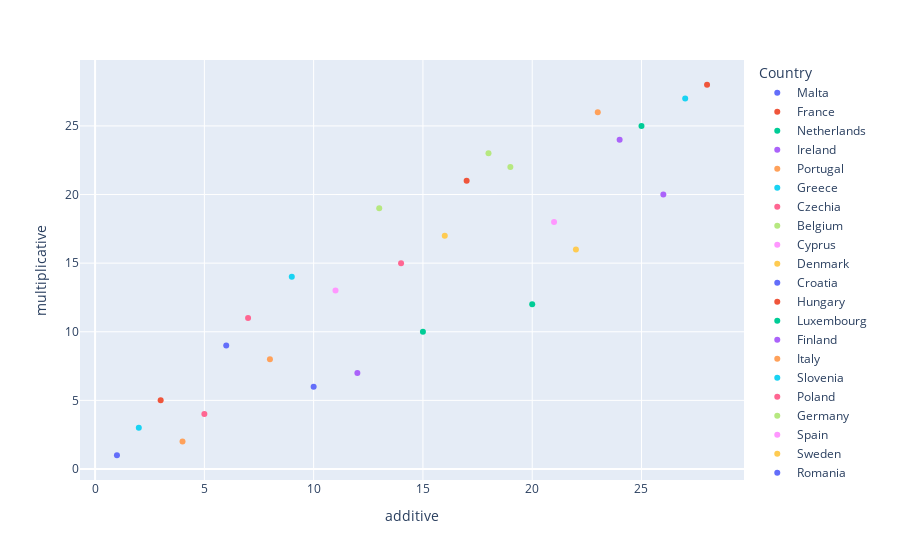

Notebook source saved alongside this figure:
### Code cell
px.scatter(ranked_df.reset_index(drop=False), x='additive', y='multiplicative', color='Country')

### Figure 1 — Plotly figure (JSON) as saved in the notebook; plotly's stock layout.template omitted (floating-point values rounded to 4 significant figures)
{"data": [{"hovertemplate": "Country=Malta<br>additive=%{x}<br>multiplicative=%{y}<extra></extra>", "legendgroup": "Malta", "marker": {"color": "#636efa", "symbol": "circle"}, "mode": "markers", "name": "Malta", "orientation": "v", "showlegend": true, "type": "scatter", "x": [10], "xaxis": "x", "y": [6], "yaxis": "y"}, {"hovertemplate": "Country=France<br>additive=%{x}<br>multiplicative=%{y}<extra></extra>", "legendgroup": "France", "marker": {"color": "#EF553B", "symbol": "circle"}, "mode": "markers", "name": "France", "orientation": "v", "showlegend": true, "type": "scatter", "x": [17], "xaxis": "x", "y": [21], "yaxis": "y"}, {"hovertemplate": "Country=Netherlands<br>additive=%{x}<br>multiplicative=%{y}<extra></extra>", "legendgroup": "Netherlands", "marker": {"color": "#00cc96", "symbol": "circle"}, "mode": "markers", "name": "Netherlands", "orientation": "v", "showlegend": true, "type": "scatter", "x": [15], "xaxis": "x", "y": [10], "yaxis": "y"}, {"hovertemplate": "Country=Ireland<br>additive=%{x}<br>multiplicative=%{y}<extra></extra>", "legendgroup": "Ireland", "marker": {"color": "#ab63fa", "symbol": "circle"}, "mode": "markers", "name": "Ireland", "orientation": "v", "showlegend": true, "type": "scatter", "x": [26], "xaxis": "x", "y": [20], "yaxis": "y"}, {"hovertemplate": "Country=Portugal<br>additive=%{x}<br>multiplicative=%{y}<extra></extra>", "legendgroup": "Portugal", "marker": {"color": "#FFA15A", "symbol": "circle"}, "mode": "markers", "name": "Portugal", "orientation": "v", "showlegend": true, "type": "scatter", "x": [23], "xaxis": "x", "y": [26], "yaxis": "y"}, {"hovertemplate": "Country=Greece<br>additive=%{x}<br>multiplicative=%{y}<extra></extra>", "legendgroup": "Greece", "marker": {"color": "#19d3f3", "symbol": "circle"}, "mode": "markers", "name": "Greece", "orientation": "v", "showlegend": true, "type": "scatter", "x": [2], "xaxis": "x", "y": [3], "yaxis": "y"}, {"hovertemplate": "Country=Czechia<br>additive=%{x}<br>multiplicative=%{y}<extra></extra>", "legendgroup": "Czechia", "marker": {"color": "#FF6692", "symbol": "circle"}, "mode": "markers", "name": "Czechia", "orientation": "v", "showlegend": true, "type": "scatter", "x": [14], "xaxis": "x", "y": [15], "yaxis": "y"}, {"hovertemplate": "Country=Belgium<br>additive=%{x}<br>multiplicative=%{y}<extra></extra>", "legendgroup": "Belgium", "marker": {"color": "#B6E880", "symbol": "circle"}, "mode": "markers", "name": "Belgium", "orientation": "v", "showlegend": true, "type": "scatter", "x": [13], "xaxis": "x", "y": [19], "yaxis": "y"}, {"hovertemplate": "Country=Cyprus<br>additive=%{x}<br>multiplicative=%{y}<extra></extra>", "legendgroup": "Cyprus", "marker": {"color": "#FF97FF", "symbol": "circle"}, "mode": "markers", "name": "Cyprus", "orientation": "v", "showlegend": true, "type": "scatter", "x": [11], "xaxis": "x", "y": [13], "yaxis": "y"}, {"hovertemplate": "Country=Denmark<br>additive=%{x}<br>multiplicative=%{y}<extra></extra>", "legendgroup": "Denmark", "marker": {"color": "#FECB52", "symbol": "circle"}, "mode": "markers", "name": "Denmark", "orientation": "v", "showlegend": true, "type": "scatter", "x": [16], "xaxis": "x", "y": [17], "yaxis": "y"}, {"hovertemplate": "Country=Croatia<br>additive=%{x}<br>multiplicative=%{y}<extra></extra>", "legendgroup": "Croatia", "marker": {"color": "#636efa", "symbol": "circle"}, "mode": "markers", "name": "Croatia", "orientation": "v", "showlegend": true, "type": "scatter", "x": [6], "xaxis": "x", "y": [9], "yaxis": "y"}, {"hovertemplate": "Country=Hungary<br>additive=%{x}<br>multiplicative=%{y}<extra></extra>", "legendgroup": "Hungary", "marker": {"color": "#EF553B", "symbol": "circle"}, "mode": "markers", "name": "Hungary", "orientation": "v", "showlegend": true, "type": "scatter", "x": [3], "xaxis": "x", "y": [5], "yaxis": "y"}, {"hovertemplate": "Country=Luxembourg<br>additive=%{x}<br>multiplicative=%{y}<extra></extra>", "legendgroup": "Luxembourg", "marker": {"color": "#00cc96", "symbol": "circle"}, "mode": "markers", "name": "Luxembourg", "orientation": "v", "showlegend": true, "type": "scatter", "x": [20], "xaxis": "x", "y": [12], "yaxis": "y"}, {"hovertemplate": "Country=Finland<br>additive=%{x}<br>multiplicative=%{y}<extra></extra>", "legendgroup": "Finland", "marker": {"color": "#ab63fa", "symbol": "circle"}, "mode": "markers", "name": "Finland", "orientation": "v", "showlegend": true, "type": "scatter", "x": [24], "xaxis": "x", "y": [24], "yaxis": "y"}, {"hovertemplate": "Country=Italy<br>additive=%{x}<br>multiplicative=%{y}<extra></extra>", "legendgroup": "Italy", "marker": {"color": "#FFA15A", "symbol": "circle"}, "mode": "markers", "name": "Italy", "orientation": "v", "showlegend": true, "type": "scatter", "x": [8], "xaxis": "x", "y": [8], "yaxis": "y"}, {"hovertemplate": "Country=Slovenia<br>additive=%{x}<br>multiplicative=%{y}<extra></extra>", "legendgroup": "Slovenia", "marker": {"color": "#19d3f3", "symbol": "circle"}, "mode": "markers", "name": "Slovenia", "orientation": "v", "showlegend": true, "type": "scatter", "x": [27], "xaxis": "x", "y": [27], "yaxis": "y"}, {"hovertemplate": "Country=Poland<br>additive=%{x}<br>multiplicative=%{y}<extra></extra>", "legendgroup": "Poland", "marker": {"color": "#FF6692", "symbol": "circle"}, "mode": "markers", "name": "Poland", "orientation": "v", "showlegend": true, "type": "scatter", "x": [5], "xaxis": "x", "y": [4], "yaxis": "y"}, {"hovertemplate": "Country=Germany<br>additive=%{x}<br>multiplicative=%{y}<extra></extra>", "legendgroup": "Germany", "marker": {"color": "#B6E880", "symbol": "circle"}, "mode": "markers", "name": "Germany", "orientation": "v", "showlegend": true, "type": "scatter", "x": [19], "xaxis": "x", "y": [22], "yaxis": "y"}, {"hovertemplate": "Country=Spain<br>additive=%{x}<br>multiplicative=%{y}<extra></extra>", "legendgroup": "Spain", "marker": {"color": "#FF97FF", "symbol": "circle"}, "mode": "markers", "name": "Spain", "orientation": "v", "showlegend": true, "type": "scatter", "x": [21], "xaxis": "x", "y": [18], "yaxis": "y"}, {"hovertemplate": "Country=Sweden<br>additive=%{x}<br>multiplicative=%{y}<extra></extra>", "legendgroup": "Sweden", "marker": {"color": "#FECB52", "symbol": "circle"}, "mode": "markers", "name": "Sweden", "orientation": "v", "showlegend": true, "type": "scatter", "x": [22], "xaxis": "x", "y": [16], "yaxis": "y"}, {"hovertemplate": "Country=Romania<br>additive=%{x}<br>multiplicative=%{y}<extra></extra>", "legendgroup": "Romania", "marker": {"color": "#636efa", "symbol": "circle"}, "mode": "markers", "name": "Romania", "orientation": "v", "showlegend": true, "type": "scatter", "x": [1], "xaxis": "x", "y": [1], "yaxis": "y"}, {"hovertemplate": "Country=Estonia<br>additive=%{x}<br>multiplicative=%{y}<extra></extra>", "legendgroup": "Estonia", "marker": {"color": "#EF553B", "symbol": "circle"}, "mode": "markers", "name": "Estonia", "orientation": "v", "showlegend": true, "type": "scatter", "x": [28], "xaxis": "x", "y": [28], "yaxis": "y"}, {"hovertemplate": "Country=Austria<br>additive=%{x}<br>multiplicative=%{y}<extra></extra>", "legendgroup": "Austria", "marker": {"color": "#00cc96", "symbol": "circle"}, "mode": "markers", "name": "Austria", "orientation": "v", "showlegend": true, "type": "scatter", "x": [25], "xaxis": "x", "y": [25], "yaxis": "y"}, {"hovertemplate": "Country=Latvia<br>additive=%{x}<br>multiplicative=%{y}<extra></extra>", "legendgroup": "Latvia", "marker": {"color": "#ab63fa", "symbol": "circle"}, "mode": "markers", "name": "Latvia", "orientation": "v", "showlegend": true, "type": "scatter", "x": [12], "xaxis": "x", "y": [7], "yaxis": "y"}, {"hovertemplate": "Country=Bulgaria<br>additive=%{x}<br>multiplicative=%{y}<extra></extra>", "legendgroup": "Bulgaria", "marker": {"color": "#FFA15A", "symbol": "circle"}, "mode": "markers", "name": "Bulgaria", "orientation": "v", "showlegend": true, "type": "scatter", "x": [4], "xaxis": "x", "y": [2], "yaxis": "y"}, {"hovertemplate": "Country=Slovak Republic<br>additive=%{x}<br>multiplicative=%{y}<extra></extra>", "legendgroup": "Slovak Republic", "marker": {"color": "#19d3f3", "symbol": "circle"}, "mode": "markers", "name": "Slovak Republic", "orientation": "v", "showlegend": true, "type": "scatter", "x": [9], "xaxis": "x", "y": [14], "yaxis": "y"}, {"hovertemplate": "Country=Lithuania<br>additive=%{x}<br>multiplicative=%{y}<extra></extra>", "legendgroup": "Lithuania", "marker": {"color": "#FF6692", "symbol": "circle"}, "mode": "markers", "name": "Lithuania", "orientation": "v", "showlegend": true, "type": "scatter", "x": [7], "xaxis": "x", "y": [11], "yaxis": "y"}, {"hovertemplate": "Country=Benchmark<br>additive=%{x}<br>multiplicative=%{y}<extra></extra>", "legendgroup": "Benchmark", "marker": {"color": "#B6E880", "symbol": "circle"}, "mode": "markers", "name": "Benchmark", "orientation": "v", "showlegend": true, "type": "scatter", "x": [18], "xaxis": "x", "y": [23], "yaxis": "y"}], "layout": {"legend": {"title": {"text": "Country"}, "tracegroupgap": 0}, "margin": {"t": 60}, "xaxis": {"anchor": "y", "domain": [0, 1], "title": {"text": "additive"}}, "yaxis": {"anchor": "x", "domain": [0, 1], "title": {"text": "multiplicative"}}}}
